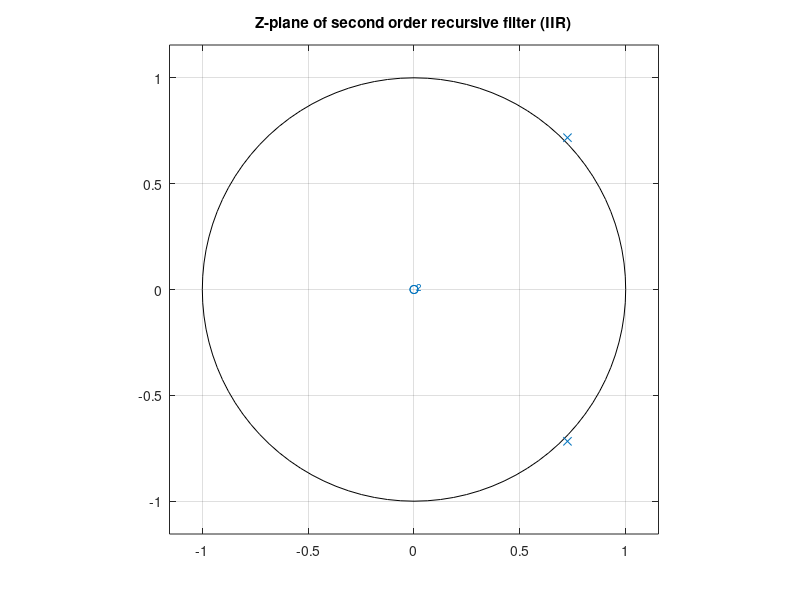
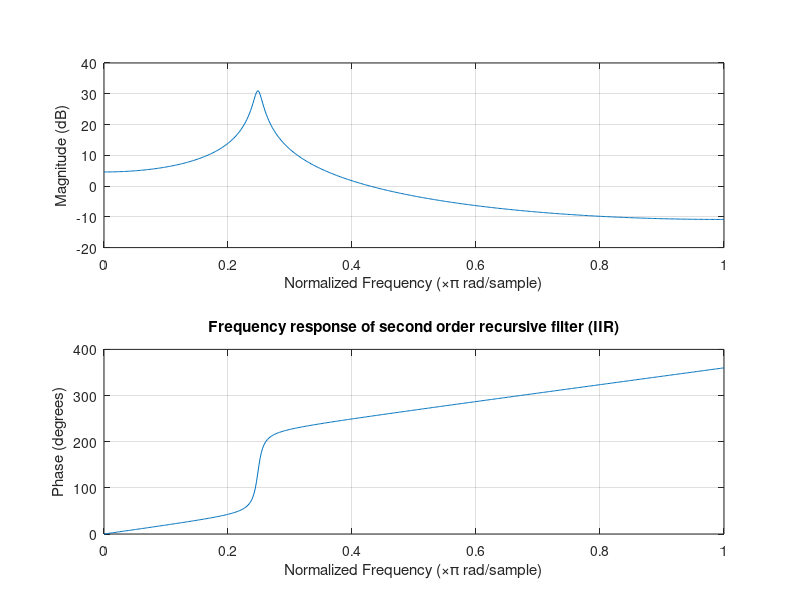
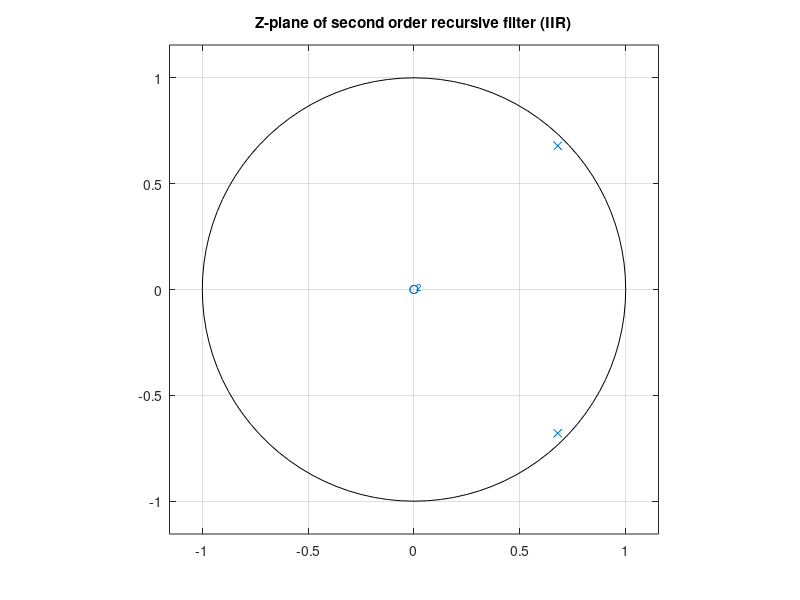
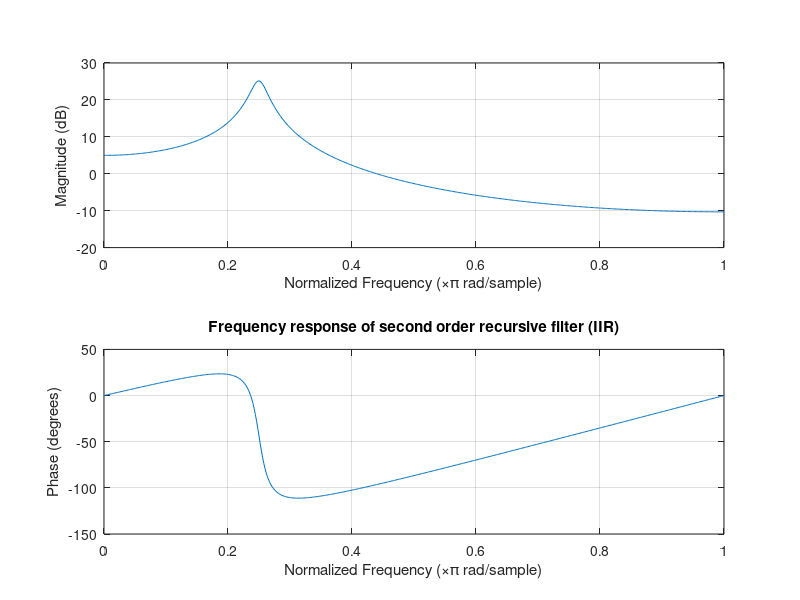

MATLAB code for these plots, in order:
%Sebastian Van der Borght 4meii2 B3_1

%variabelen
fs = 8000;

%coefficienten van de zero
z = [1 0 0];

%coefficienten van de pool
p = [1 -1.45 1.04];

%plot van zero en pool
figure(1)
zplane(z,p)
title('Z-plane of second order recursive filter (IIR)');

%plot van amplitude- en faseresponsie in het discrete frequentie domein
figure(2)
freqz(z,p)
title('Frequency response of second order recursive filter (IIR)');

%Berekenen van DC weergave z = 1.
H_DC = 1/(1-1.45+1.04)

%Berekenen van poolfrequentie
(fs/360)*(angle(roots(p))*(180/pi))

%nieuwe coefficienten van de pool
p = [1 -1.358 0.922];

%plot van zero en pool
figure(3)
zplane(z,p)
title('Z-plane of second order recursive filter (IIR)');

%plot van amplitude- en faseresponsie in het discrete frequentie domein
figure(4)
freqz(z,p)
title('Frequency response of second order recursive filter (IIR)');

%transferfunctie met poly
p1 = 0.57*exp(j*45*(pi/180));
p2 = 0.57*exp(j*-45*(pi/180));
p = [p1 p2];
p = poly(p);

%plot van zero en pool
figure(5)
zplane(z,p)
title('Z-plane of second order recursive filter (IIR)');

%plot van amplitude- en faseresponsie in het discrete frequentie domein
figure(6)
freqz(z,p)
title('Frequency response of second order recursive filter (IIR)');
